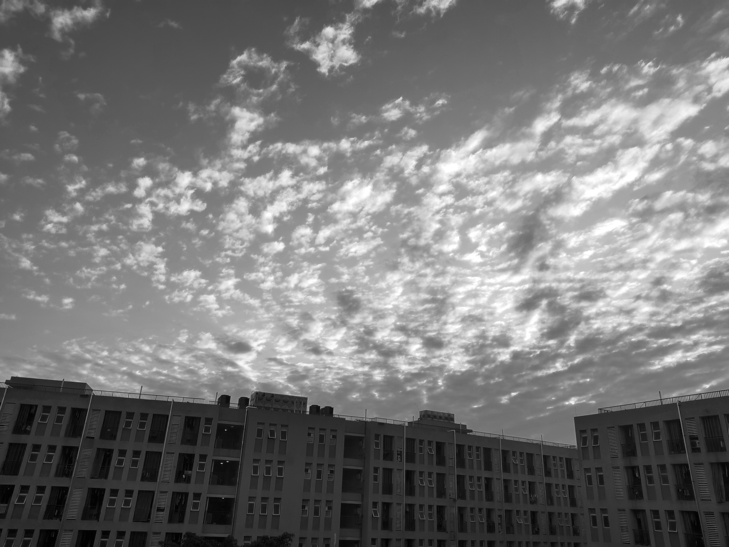
#> input picture expriment_2/Sobel_mask/sky.png, 729 x 547 px
$ python laplace.py
#> lines starting #> are read from the running program, lines starting #| are printed output that depends on the picture; after the words box and inside, x2 and y2 are one past the last pixel; in counts of white or black regions, pixels touching at a corner belong together
#> further down, pil_im is the input picture: PIL image 729x547 L; min 1, max 255, mean 119.2
import logging
format ="%(asctime)s.%(msecs)05d : %(message)s"
logging.basicConfig(format=format,level=logging.INFO,datefmt="%H:%M:%S")

from PIL import Image
from numpy import asarray
import numpy as np
import math

def mask_slid_for_3x3 (img,mask_x,mask_y,thershold=140,file_name='pic'):
#> called with mask_x = array of shape (3, 3), mask_y = array of shape (3, 3), thershold = 110, file_name = 'sky_sobel_110_'
    (x_length, y_length) = img.shape
#> x_length = 547; y_length = 729
    img_x = img.astype('int32')
    img_y = img.astype('int32')
    img_g_1 = img.astype('int32')
    img_g_2 = img.astype('int32')
    img_g_i = img.astype('int32')
    #   复制备份
    psubing_img = np.pad(img, ((1, 1), (1, 1)), 'edge').astype('int32')
    #     使用复制填充边缘
    for i in range(x_length):
        for j in range(y_length):
            block = psubing_img[i:i + 3, j:j + 3]
            temp_x = block * mask_x
            temp_y = block * mask_y
            temp_x = temp_x.sum()
            temp_y = temp_y.sum()
            img_x[i][j] = temp_x
            img_y[i][j] = temp_y
            img_g_1[i][j] = abs(temp_x)+abs(temp_y)
            img_g_2[i][j] = math.sqrt(temp_x**2+temp_y**2)
            img_g_i[i][j] = max(temp_y,temp_x)
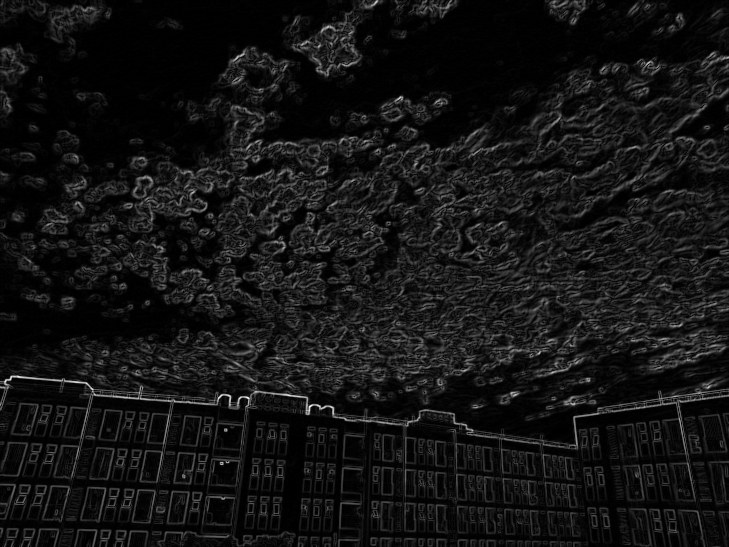
#> img_g_1: shape (547, 729) int32; min 0, max 672, mean 53.3; drawn with min black and max white
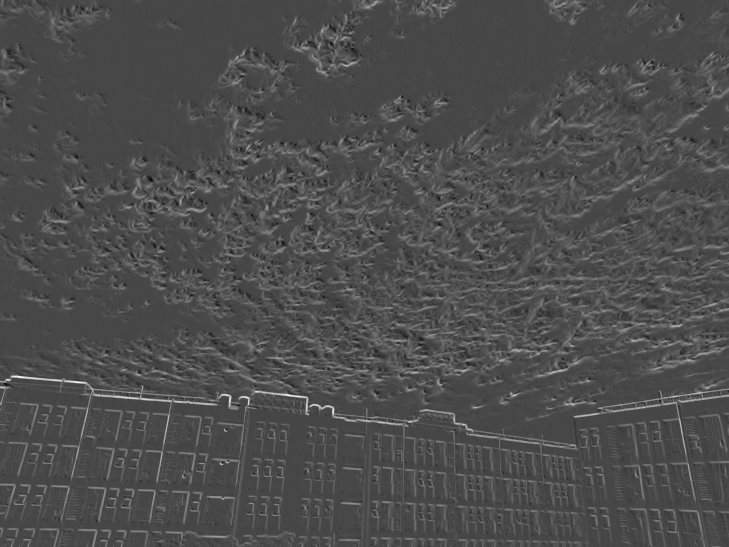
#> img_g_i: shape (547, 729) int32; min -209, max 548, mean 21.9; drawn with min black and max white
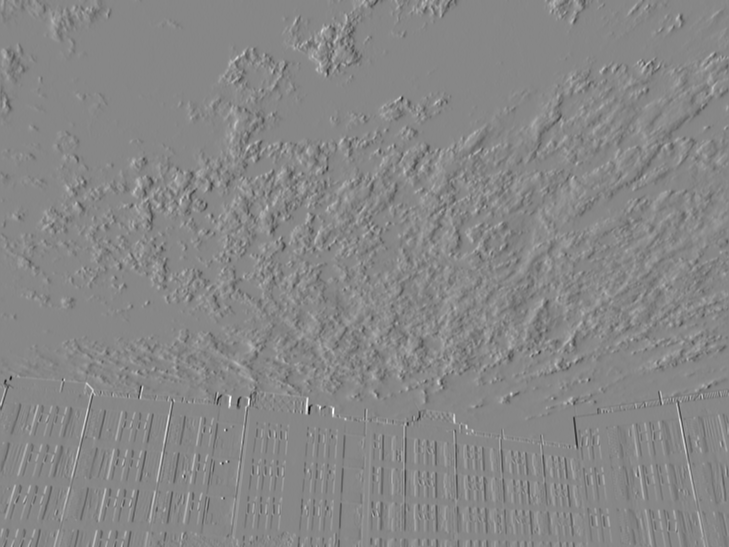
#> img_x: shape (547, 729) int32; min -546, max 484, mean 0.3; drawn with min black and max white
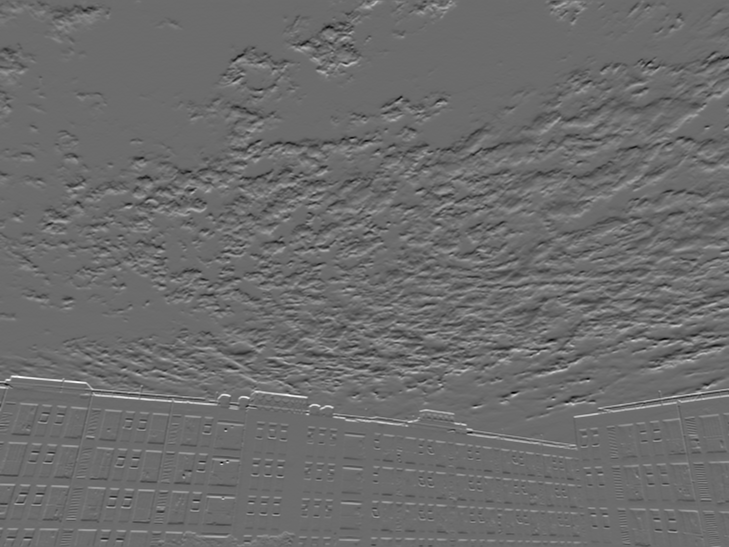
#> img_y: shape (547, 729) int32; min -405, max 548, mean 1; drawn with min black and max white

    single_dir_pic = [img_x,img_y]
    for i,img_copy in enumerate(single_dir_pic):
        sub_img = img_copy - img
        sub_img -= sub_img.min()
        sub_img = sub_img.astype('float64')
        sub_img *= (255.0 / sub_img.max())
        sub_img = sub_img.astype('uint8')
        im = Image.fromarray(sub_img)
        im.save(fp='/Data/Rice_Bowl/Python/Cv_class_experiment-master/expriment_2/Laplace/' + file_name + str(i)+ '.png',
                format='png')
#> this loop made 2 passes
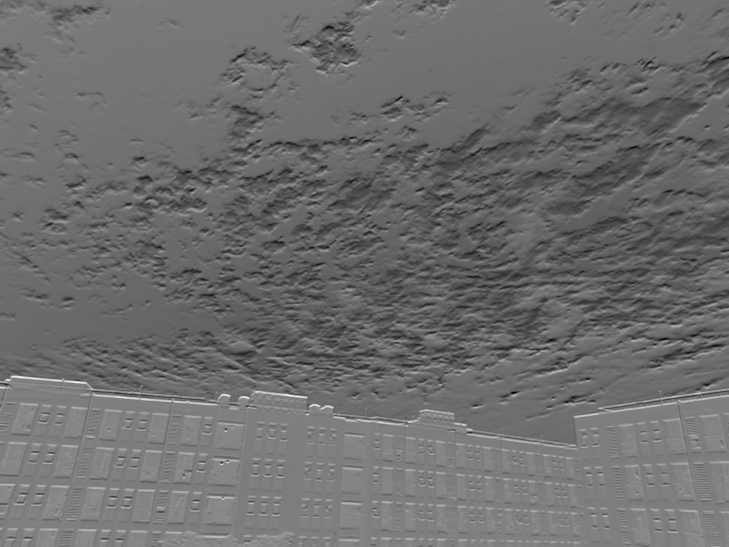
#> im: PIL image 729x547 L; min 0, max 255, mean 109.5

    grad_pic =[img_g_1,img_g_2,img_g_i]
    for i, img_copy in enumerate(grad_pic):
        sub_img = img_copy - img
        sub_img -= sub_img.min()
        sub_img = sub_img.astype('float64')
        sub_img *= (255.0 / sub_img.max())
        sub_img = sub_img.astype('uint8')
        sub_img_b = np.where(sub_img > thershold, 255, 0)
        im_b = Image.fromarray(sub_img_b.astype('uint8'))
        im_b.save(fp='/Data/Rice_Bowl/Python/Cv_class_experiment-master/expriment_2/Laplace/' + file_name+str(i+2) + 'b.png',
                  format='png')
#> this loop made 3 passes
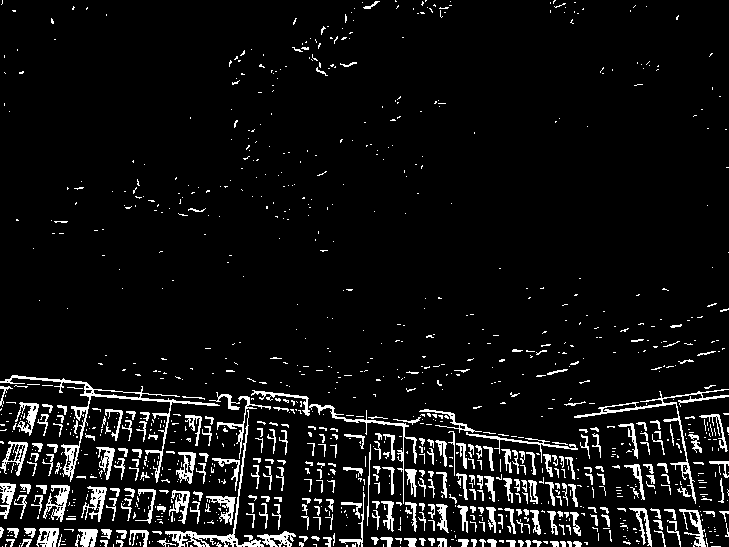
#> im_b: PIL image 729x547 L; 6.8% white in thin lines or dots
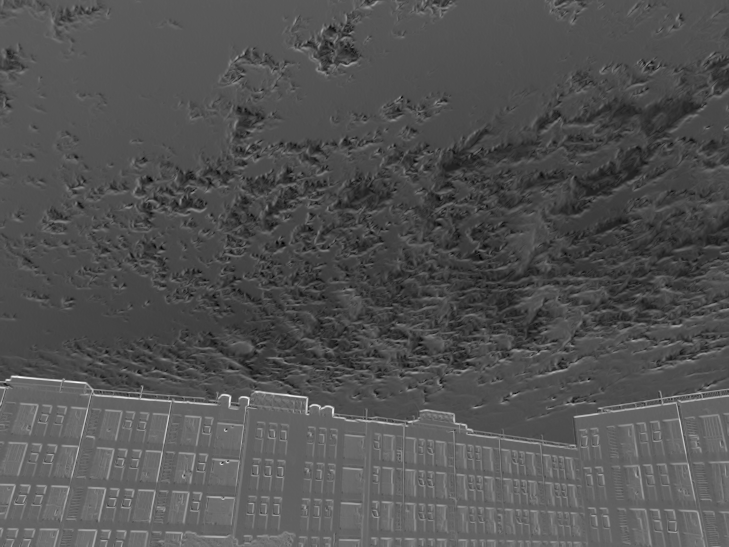
#> sub_img: shape (547, 729); min 0, max 255, mean 82.4
    logging.info("finished !")

pil_im = Image.open("sky.png").convert('L')
im_array = asarray(pil_im)

Sobel_mask_x = np.array([[-1,0,1],
                         [-2,0,2],
                         [-1,0,1]])

Sobel_mask_y = np.array([[1,2,1],
                         [0,0,0],
                         [-1,-2,-1]])


mask_slid_for_3x3(im_array,Sobel_mask_x,Sobel_mask_y,thershold=110,file_name='sky_sobel_110_')

$ run again, with expriment_2/Sobel_mask/pic1.png copied over expriment_2/Sobel_mask/sky.png
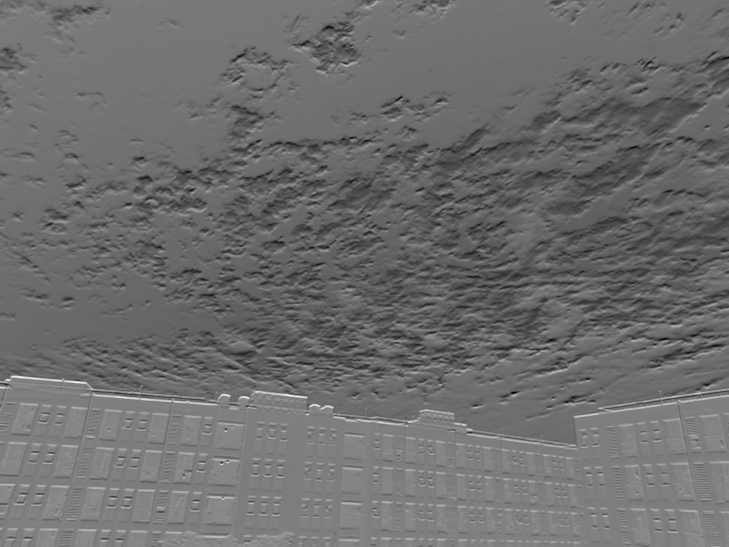
#> input picture expriment_2/Sobel_mask/pic1.png, 729 x 547 px
#> pil_im is the input picture: PIL image 729x547 L; min 0, max 255, mean 109.5
#> the loop in mask_slid_for_3x3, `for i,img_copy in enumerate(single_dir_pic):` made 2 passes
#> the loop in mask_slid_for_3x3, `for i, img_copy in enumerate(grad_pic):` made 3 passes
#> after the loop in mask_slid_for_3x3, `for i, img_copy in enumerate(grad_pic):`:
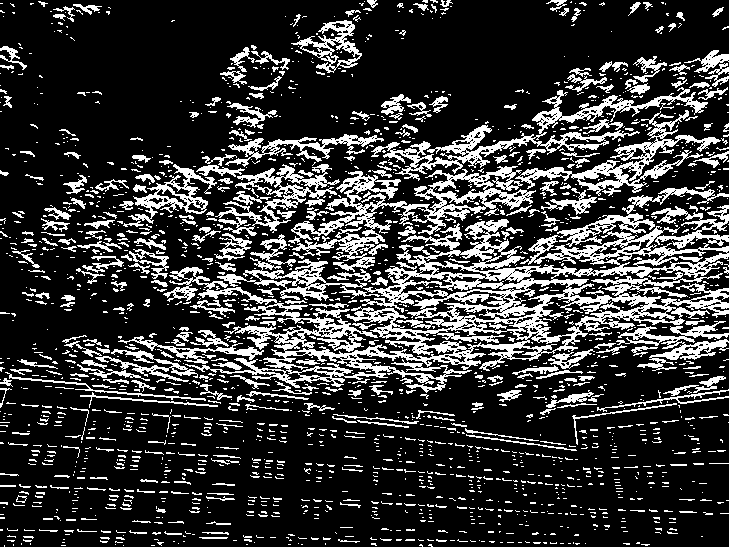
#> im_b: PIL image 729x547 L; 21.8% white; 1951 white regions (1580 under 20 px), largest, box (x1, y1, x2, y2) and area: (163, 187, 729, 393) 28146, (288, 166, 536, 272) 5963, (371, 87, 708, 181) 4406
#> after the loop in mask_slid_for_3x3, `for i, img_copy in enumerate(grad_pic):`:
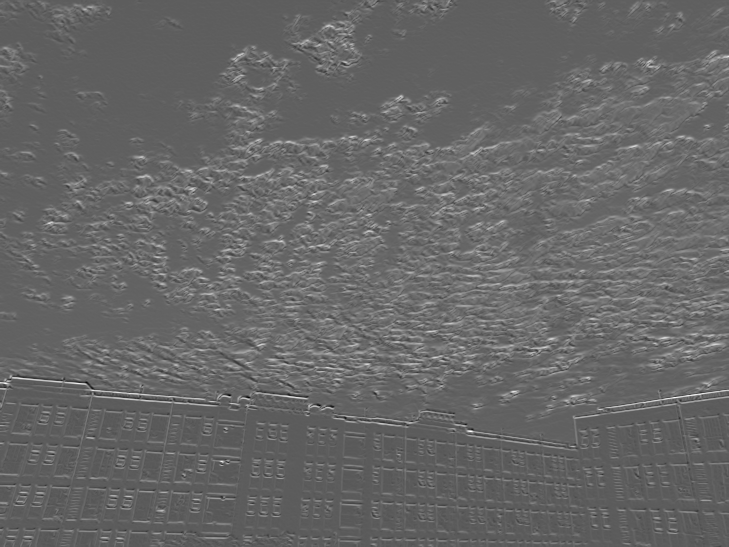
#> sub_img: shape (547, 729); min 0, max 255, mean 103.1
